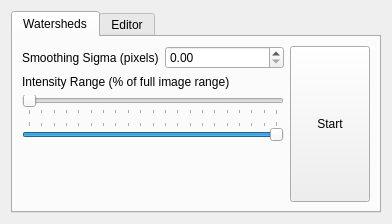
<?xml version="1.0" encoding="UTF-8"?>
<ui version="4.0">
 <class>Form</class>
 <widget class="QWidget" name="Form">
  <property name="geometry">
   <rect>
    <x>0</x>
    <y>0</y>
    <width>392</width>
    <height>224</height>
   </rect>
  </property>
  <property name="windowTitle">
   <string>Form</string>
  </property>
  <layout class="QVBoxLayout" name="verticalLayout_2">
   <item>
    <widget class="QTabWidget" name="WatershedControlTab">
     <property name="currentIndex">
      <number>0</number>
     </property>
     <widget class="QWidget" name="WatershedTab">
      <attribute name="title">
       <string>Watersheds</string>
      </attribute>
      <layout class="QVBoxLayout" name="verticalLayout_6">
       <item>
        <layout class="QHBoxLayout" name="hLO1">
         <item>
          <layout class="QVBoxLayout" name="vLO1">
           <item>
            <layout class="QHBoxLayout" name="hLO2">
             <item>
              <widget class="QLabel" name="smoothingSigmaInputLabel">
               <property name="text">
                <string>Smoothing Sigma (pixels)</string>
               </property>
              </widget>
             </item>
             <item>
              <widget class="QDoubleSpinBox" name="smoothingSigmaInputBox"/>
             </item>
            </layout>
           </item>
           <item>
            <layout class="QVBoxLayout" name="vLO2">
             <item>
              <widget class="QLabel" name="thresholdsSliderLabel">
               <property name="text">
                <string>Intensity Range (% of full image range)</string>
               </property>
              </widget>
             </item>
             <item>
              <widget class="QSlider" name="lowerThresholdSlider">
               <property name="maximum">
                <number>100</number>
               </property>
               <property name="orientation">
                <enum>Qt::Horizontal</enum>
               </property>
               <property name="tickPosition">
                <enum>QSlider::TicksBelow</enum>
               </property>
               <property name="tickInterval">
                <number>5</number>
               </property>
              </widget>
             </item>
             <item>
              <widget class="QSlider" name="upperThresholdSlider">
               <property name="maximum">
                <number>100</number>
               </property>
               <property name="value">
                <number>100</number>
               </property>
               <property name="orientation">
                <enum>Qt::Horizontal</enum>
               </property>
               <property name="tickPosition">
                <enum>QSlider::TicksAbove</enum>
               </property>
               <property name="tickInterval">
                <number>5</number>
               </property>
              </widget>
             </item>
             <item>
              <spacer name="vS1">
               <property name="orientation">
                <enum>Qt::Vertical</enum>
               </property>
               <property name="sizeHint" stdset="0">
                <size>
                 <width>20</width>
                 <height>40</height>
                </size>
               </property>
              </spacer>
             </item>
            </layout>
           </item>
          </layout>
         </item>
         <item>
          <widget class="QPushButton" name="runWatershedButton">
           <property name="sizePolicy">
            <sizepolicy hsizetype="Minimum" vsizetype="Expanding">
             <horstretch>0</horstretch>
             <verstretch>0</verstretch>
            </sizepolicy>
           </property>
           <property name="text">
            <string>Start</string>
           </property>
          </widget>
         </item>
        </layout>
       </item>
      </layout>
     </widget>
     <widget class="QWidget" name="EditorTab">
      <attribute name="title">
       <string>Editor</string>
      </attribute>
      <layout class="QHBoxLayout" name="horizontalLayout_4">
       <item>
        <layout class="QVBoxLayout" name="vLO3">
         <item>
          <spacer name="vS3">
           <property name="orientation">
            <enum>Qt::Vertical</enum>
           </property>
           <property name="sizeHint" stdset="0">
            <size>
             <width>20</width>
             <height>40</height>
            </size>
           </property>
          </spacer>
         </item>
         <item>
          <widget class="QSlider" name="scaleSlider">
           <property name="sizePolicy">
            <sizepolicy hsizetype="Expanding" vsizetype="Expanding">
             <horstretch>0</horstretch>
             <verstretch>0</verstretch>
            </sizepolicy>
           </property>
           <property name="maximum">
            <number>1000</number>
           </property>
           <property name="orientation">
            <enum>Qt::Horizontal</enum>
           </property>
           <property name="tickPosition">
            <enum>QSlider::NoTicks</enum>
           </property>
           <property name="tickInterval">
            <number>5</number>
           </property>
          </widget>
         </item>
         <item>
          <layout class="QHBoxLayout" name="hLO3">
           <item>
            <widget class="QLabel" name="scaleSliderLabel">
             <property name="text">
              <string>Scale</string>
             </property>
             <property name="alignment">
              <set>Qt::AlignCenter</set>
             </property>
            </widget>
           </item>
           <item>
            <widget class="QDoubleSpinBox" name="scaleSpinBox">
             <property name="sizePolicy">
              <sizepolicy hsizetype="Fixed" vsizetype="Fixed">
               <horstretch>0</horstretch>
               <verstretch>0</verstretch>
              </sizepolicy>
             </property>
             <property name="maximumSize">
              <size>
               <width>16777215</width>
               <height>16777215</height>
              </size>
             </property>
            </widget>
           </item>
           <item>
            <spacer name="hS1">
             <property name="orientation">
              <enum>Qt::Horizontal</enum>
             </property>
             <property name="sizeHint" stdset="0">
              <size>
               <width>40</width>
               <height>20</height>
              </size>
             </property>
            </spacer>
           </item>
          </layout>
         </item>
         <item>
          <spacer name="vS2">
           <property name="orientation">
            <enum>Qt::Vertical</enum>
           </property>
           <property name="sizeHint" stdset="0">
            <size>
             <width>20</width>
             <height>40</height>
            </size>
           </property>
          </spacer>
         </item>
        </layout>
       </item>
       <item>
        <layout class="QVBoxLayout" name="vLO4">
         <item>
          <widget class="QPushButton" name="addButton">
           <property name="sizePolicy">
            <sizepolicy hsizetype="Minimum" vsizetype="Expanding">
             <horstretch>0</horstretch>
             <verstretch>0</verstretch>
            </sizepolicy>
           </property>
           <property name="text">
            <string>Add</string>
           </property>
          </widget>
         </item>
         <item>
          <widget class="QPushButton" name="subtractButton">
           <property name="sizePolicy">
            <sizepolicy hsizetype="Minimum" vsizetype="Expanding">
             <horstretch>0</horstretch>
             <verstretch>0</verstretch>
            </sizepolicy>
           </property>
           <property name="text">
            <string>Subtract</string>
           </property>
          </widget>
         </item>
         <item>
          <widget class="QPushButton" name="mergeButton">
           <property name="sizePolicy">
            <sizepolicy hsizetype="Minimum" vsizetype="Expanding">
             <horstretch>0</horstretch>
             <verstretch>0</verstretch>
            </sizepolicy>
           </property>
           <property name="text">
            <string>Merge</string>
           </property>
          </widget>
         </item>
         <item>
          <widget class="QPushButton" name="undoMergeButton">
           <property name="sizePolicy">
            <sizepolicy hsizetype="Minimum" vsizetype="Expanding">
             <horstretch>0</horstretch>
             <verstretch>0</verstretch>
            </sizepolicy>
           </property>
           <property name="text">
            <string>Undo Merge</string>
           </property>
          </widget>
         </item>
        </layout>
       </item>
      </layout>
     </widget>
    </widget>
   </item>
  </layout>
 </widget>
 <resources/>
 <connections/>
</ui>
